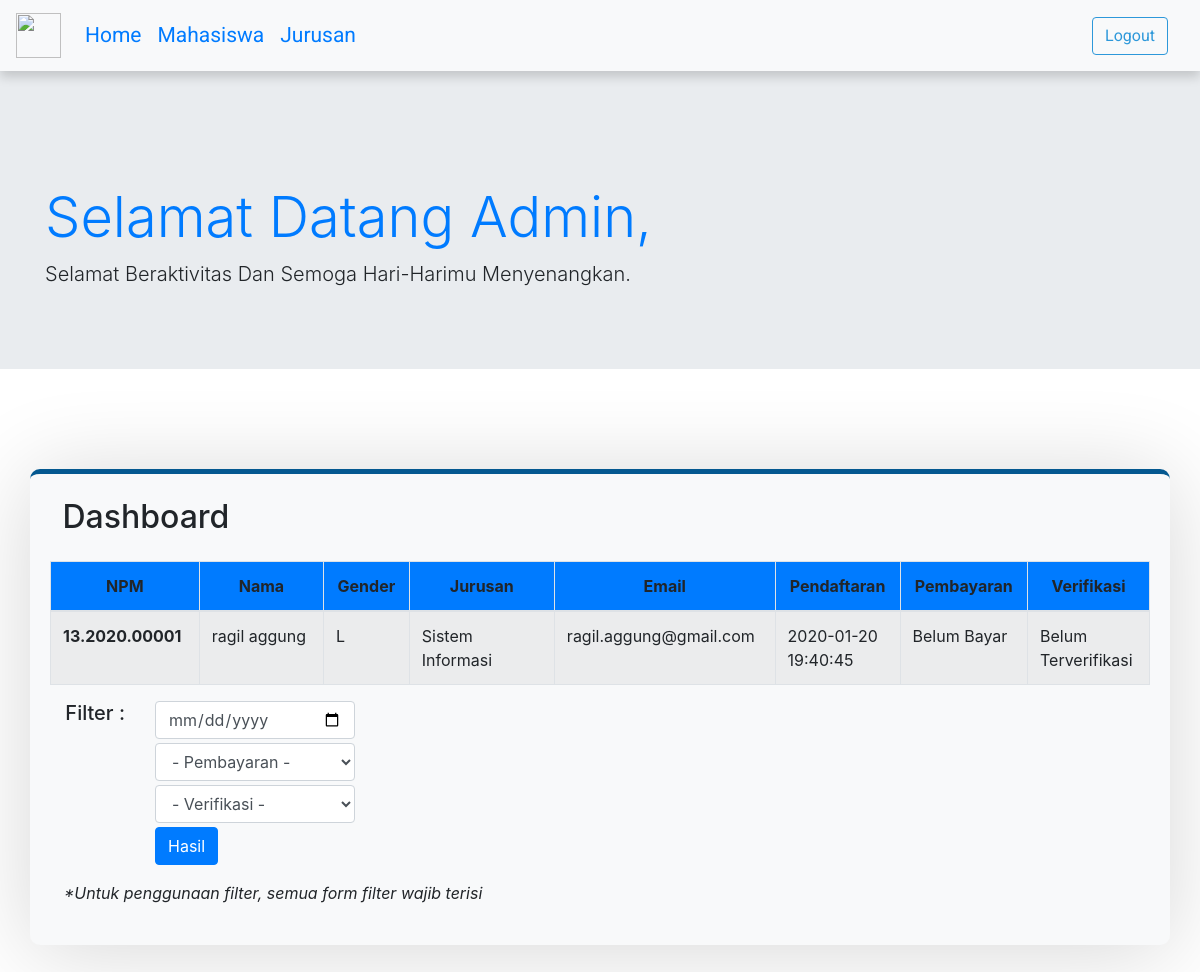
/admin/home.php (signed in), run on the app's committed database.
### tables this page shows
CREATE TABLE `pendaftaran` (
  `npm` int(11) NOT NULL,
  `id_jurusan` int(11) DEFAULT NULL,
  `email` varchar(255) DEFAULT NULL,
  `nama_mhs` varchar(255) DEFAULT NULL,
  `alamat_mhs` varchar(255) DEFAULT NULL,
  `ttl_mhs` date DEFAULT NULL,
  `telp_mhs` char(255) DEFAULT NULL,
  `gender_mhs` varchar(255) DEFAULT NULL,
  `images_profil` varchar(255) DEFAULT NULL,
  `dokumen` varchar(255) DEFAULT NULL,
  `kartu_keluarga` varchar(255) DEFAULT NULL,
  `tgl_pendaftaran` datetime DEFAULT NULL,
  `bukti_pem` varchar(255) DEFAULT NULL,
  `verifikasi` varchar(255) DEFAULT NULL
);

CREATE TABLE `jurusan` (
  `id_jurusan` int(11) NOT NULL,
  `nama_jurusan` varchar(255) DEFAULT NULL,
  `kelas` varchar(255) DEFAULT NULL,
  `biaya_spp` int(11) DEFAULT NULL
);

### admin/home.php (the view, shortened to what this page needs)
<!doctype html>
<html lang="en">
<head>
    <link rel="stylesheet" href="https://stackpath.bootstrapcdn.com/bootstrap/4.5.0/css/bootstrap.min.css">
</head>
<body>
    <?php include('header-admin.php'); ?>
    <div class="jumbotron jumbotron-fluid">
        <div class="container">
            <h1 class="display-4 text-primary" style="margin-top: 120px">Selamat Datang Admin,</h1>
            <p class="lead">Selamat Beraktivitas Dan Semoga Hari-Harimu Menyenangkan.</p>
        </div>
    </div>
    <div class="container bg-light warna" style="margin-top: 100px">
        <div class="row justify-content-center">
            <div class="col-11 mt-4">
                <h2 class="mb-4" style="margin-left: -30px">Dashboard</h2>
            </div>
        </div>
        <div class="row justify-content-center">
            <table class="table table-bordered table-hover table-striped" style="width: 1100px;">
                <thead class="bg-primary text-center">
                    <tr>
                        <th scope="col" style="width: 100px">NPM</th>
                        <th scope="col" style="width: 120px">Nama</th>
                        <th scope="col" style="width: 20px">Gender</th>
                        <th scope="col" style="width: 140px">Jurusan</th>
                        <th scope="col" style="width: 140px">Email</th>
                        <th scope="col" style="width: 40px">Pendaftaran</th>
                        <th scope="col" style="width: 40px">Pembayaran</th>
                        <th scope="col" style="width: 40px">Verifikasi</th>
                    </tr>
                </thead>
                <tbody>
                    <?php
                    $sambunganDB = mysqli_connect("127.0.0.1:3307", "root", "alfin3307", "pmb_itats");
                    if (isset($_GET['tgl'])) {
                        $tgl = $_GET['tgl'];
                        $ts = date('Y/m/d', strtotime($tgl));
                        $pem = $_GET['pem'];
                        $ver = $_GET['ver'];
                        $query = "SELECT*FROM pendaftaran, jurusan WHERE jurusan.id_jurusan=pendaftaran.id_jurusan AND 	DATE(tgl_pendaftaran)='$ts' AND bukti_pem='$pem' AND verifikasi='$ver'";
                        $panggil = mysqli_query($sambunganDB, $query);
                    } else {
                        $query = "SELECT*FROM pendaftaran, jurusan WHERE jurusan.id_jurusan=pendaftaran.id_jurusan";
                        $panggil = mysqli_query($sambunganDB, $query);
                    }
                    while ($tampil = mysqli_fetch_array($panggil)) {
                        ?>
                        <tr style="font-size: 16px">
                            <th scope="row"><?php echo $tampil['id_jurusan'] . '.2020.0000' . $tampil['npm']; ?></th>
                            <td><?php echo $tampil['nama_mhs']; ?></td>
                            <td><?php echo $tampil['gender_mhs']; ?></td>
                            <td><?php echo $tampil['nama_jurusan']; ?></td>
                            <td><?php echo $tampil['email']; ?></td>
                            <td><?php echo $tampil['tgl_pendaftaran']; ?></td>
                            <td><?php $bayar = $tampil['bukti_pem'];
                                    if ($bayar == "NULL") {
                                        echo "Belum Bayar";
                                    } else {
                                        echo "Sudah Bayar";
                                    } ?></td>
                            <td><?php $bayar = $tampil['verifikasi'];
                                    if ($bayar == "NULL") {
                                        echo "Belum Terverifikasi";
                                    } else {
                                        echo "Sudah Terverifikasi";
                                    } ?></td>
                        </tr>
                    <?php } ?>
                </tbody>
            </table>
        </div>
        <div class="row justify-content-center" style="margin-left: -10%">
            <div class="col-2">
                <h5 class="text-right">Filter :</h5>
            </div>
            <div class="col">
                <form method="GET">
                    <input class="form-control mb-1" type="date" name="tgl" id="tgl" style="width: 20%">
                    <select class="form-control mb-1" name="pem" id="pem" style="width: 20%">
                        <option value="">- Pembayaran -</option>
                    </select>
                    <select class="form-control mb-1" name="ver" id="ver" style="width: 20%">
                        <option value="">- Verifikasi -</option>
                    </select>
                    <button type="submit" name="filter" id="filter" class="btn btn-primary">Hasil</button>
                </form>
            </div>
        </div>
        <div class="row justify-content-center">
            <div class="col-5 mt-3" style="margin-left: -55%">
                <p class="font-italic">*Untuk penggunaan filter, semua form filter wajib terisi</p>
            </div>
        </div>
        <br>
    </div>
    <br>
    <br>
</body>
</html>

### admin/home.php (style rules this page uses)
.warna { border: solid; border-width: 0px; border-top-width: 5px; border-color: #045890; border-radius: 10px; -webkit-backdrop-filter: blur(30px); backdrop-filter: blur(30px); box-shadow: 0 6px 90px 0 rgba(0, 0, 0, 0.16); }

### data on the page
pendaftaran: id_jurusan.id_jurusan "13", npm "1", nama_mhs "ragil aggung", gender_mhs "L", id_jurusan.nama_jurusan "Sistem Informasi", email "ragil.aggung@gmail.com", tgl_pendaftaran "2020-01-20 19:40:45", bukti_pem "Belum Bayar", verifikasi "Belum Terverifikasi"
